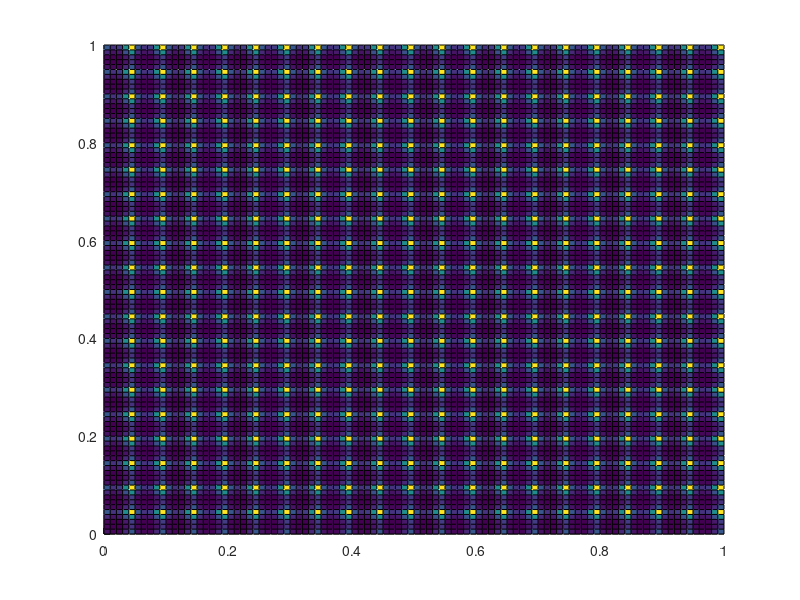

This chart was generated by the following MATLAB code: (Note: this script raises an error after producing the figure.)
epsilon = 0.05;
P = 1.5;
N = 100;

x = linspace(0, 1, N + 1);
y = linspace(0, 1, N + 1);
z = zeros(N+1, N+1);
for i = 1:N+1
    for j = 1:N+1
%         z(i, j) = 3*rand(1, 1);
        z(i, j) = 1/((2 + P*sin(2*pi*x(i)/epsilon))*(2 + P*sin(2*pi*y(j)/epsilon)));
    end
end
h = surf(x, y, z);
% set(h,'edgecolor','none');
view(2);
memory